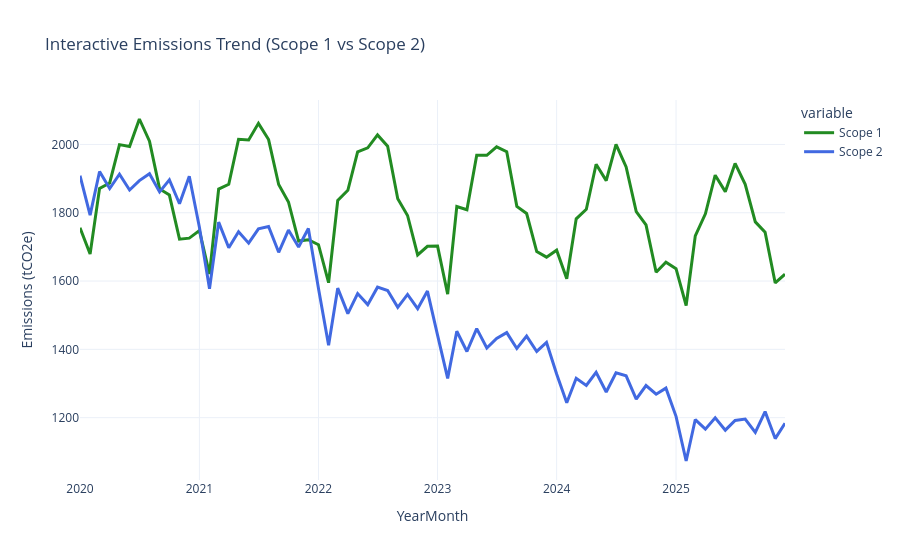

Notebook code cell kept with this figure:
### Code cell
# 1. Define standard environmental colours
# Forest Green for Scope 1 (Direct), Royal Blue for Scope 2 (Energy)
color_map = {
    "Scope 1": "#228B22", 
    "Scope 2": "#4169E1"
}

# 2. Create the plot with the custom map
fig = px.line(
    df,
    x="YearMonth",
    y=["Scope 1", "Scope 2"],
    title="Interactive Emissions Trend (Scope 1 vs Scope 2)",
    color_discrete_map=color_map, # This forces the specific colours
    template="plotly_white"       # Clean background for reports
)

# 3. Enhance the style (Optional but recommended)
fig.update_traces(line=dict(width=3)) # Make lines thicker for visibility
fig.update_layout(
    yaxis_title="Emissions (tCO2e)",
    hovermode="x unified"             # Shows both values on one hover label
)

# 4. Save and Show
#fig.write_image("scope_comparison.svg")
fig.show()
